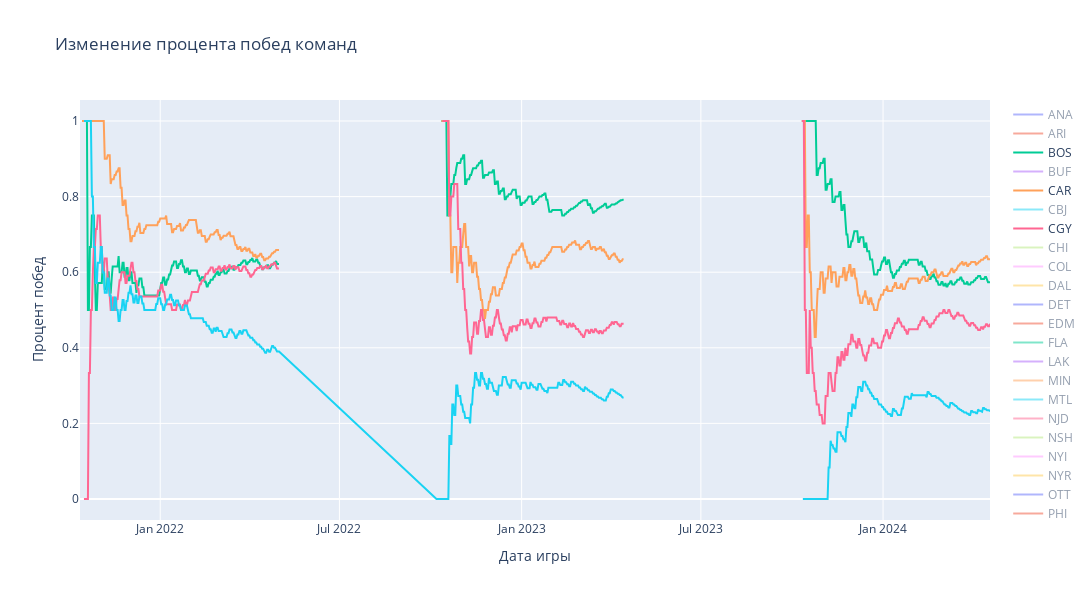

Here is the notebook cell this chart was saved with:
### Markdown cell above
**Выводы:**
* Большинство игр заканчивается с количеством голов в диапазоне от 4 до 7. 
* Данные показывают, что домашние команды (синий цвет) забивают голы чаще, чем гостевые команды (красный цвет), что может указывать на домашнее преимущество.
* Явно видна тенденция домашних команд к победе в матчах 
* Распределение показывает, что положение команды в лиге не имеет явного влияния на исход матча (победы или поражения домашней команды). Размах и медиана величины h_conference_home_sequence схожи как для побед, так и для поражений.
* Похоже, что также нет сильной зависимости между положением гостевой команды в своей конференции и исходом игры для домашней команды.

### Code cell
fig = go.Figure()

teams_stat = teams_stat.sort_values('date')

selected_season = 20212022
default_teams = ['BOS', 'SJS', 'CAR', 'CGY']
all_teams = sorted(teams_stat['team_business_id'].unique())

for team in all_teams:
    team_data = teams_stat[(teams_stat['season_id'] >= selected_season) & (teams_stat['team_business_id'] == team)]
    fig.add_trace(go.Scatter(
        x=team_data['date'],
        y=team_data['win_pctg'],
        name=team,
        visible='legendonly' if team not in default_teams else True
    ))

fig.update_layout(
    title='Изменение процента побед команд',
    xaxis_title='Дата игры',
    yaxis_title='Процент побед',
    width=1300,
    height=600
)

fig.show()

### Figure 1 — Plotly figure (JSON) as saved in the notebook; plotly's stock layout.template omitted (floating-point values rounded to 4 significant figures; data arrays with more than 128 entries replaced by an {"elided": "..."} marker saying what was removed)
{"data": [{"name": "ANA", "type": "scatter", "visible": "legendonly", "x": {"elided": "584 str values"}, "y": {"elided": "584 float values"}}, {"name": "ARI", "type": "scatter", "visible": "legendonly", "x": {"elided": "584 str values"}, "y": {"elided": "584 float values"}}, {"name": "BOS", "type": "scatter", "visible": true, "x": {"elided": "584 str values"}, "y": {"elided": "584 float values"}}, {"name": "BUF", "type": "scatter", "visible": "legendonly", "x": {"elided": "584 str values"}, "y": {"elided": "584 float values"}}, {"name": "CAR", "type": "scatter", "visible": true, "x": {"elided": "584 str values"}, "y": {"elided": "584 float values"}}, {"name": "CBJ", "type": "scatter", "visible": "legendonly", "x": {"elided": "584 str values"}, "y": {"elided": "584 float values"}}, {"name": "CGY", "type": "scatter", "visible": true, "x": {"elided": "584 str values"}, "y": {"elided": "584 float values"}}, {"name": "CHI", "type": "scatter", "visible": "legendonly", "x": {"elided": "584 str values"}, "y": {"elided": "584 float values"}}, {"name": "COL", "type": "scatter", "visible": "legendonly", "x": {"elided": "584 str values"}, "y": {"elided": "584 float values"}}, {"name": "DAL", "type": "scatter", "visible": "legendonly", "x": {"elided": "584 str values"}, "y": {"elided": "584 float values"}}, {"name": "DET", "type": "scatter", "visible": "legendonly", "x": {"elided": "584 str values"}, "y": {"elided": "584 float values"}}, {"name": "EDM", "type": "scatter", "visible": "legendonly", "x": {"elided": "584 str values"}, "y": {"elided": "584 float values"}}, {"name": "FLA", "type": "scatter", "visible": "legendonly", "x": {"elided": "584 str values"}, "y": {"elided": "584 float values"}}, {"name": "LAK", "type": "scatter", "visible": "legendonly", "x": {"elided": "584 str values"}, "y": {"elided": "584 float values"}}, {"name": "MIN", "type": "scatter", "visible": "legendonly", "x": {"elided": "584 str values"}, "y": {"elided": "584 float values"}}, {"name": "MTL", "type": "scatter", "visible": "legendonly", "x": {"elided": "584 str values"}, "y": {"elided": "584 float values"}}, {"name": "NJD", "type": "scatter", "visible": "legendonly", "x": {"elided": "584 str values"}, "y": {"elided": "584 float values"}}, {"name": "NSH", "type": "scatter", "visible": "legendonly", "x": {"elided": "584 str values"}, "y": {"elided": "584 float values"}}, {"name": "NYI", "type": "scatter", "visible": "legendonly", "x": {"elided": "584 str values"}, "y": {"elided": "584 float values"}}, {"name": "NYR", "type": "scatter", "visible": "legendonly", "x": {"elided": "584 str values"}, "y": {"elided": "584 float values"}}, {"name": "OTT", "type": "scatter", "visible": "legendonly", "x": {"elided": "584 str values"}, "y": {"elided": "584 float values"}}, {"name": "PHI", "type": "scatter", "visible": "legendonly", "x": {"elided": "584 str values"}, "y": {"elided": "584 float values"}}, {"name": "PHX", "type": "scatter", "visible": "legendonly", "x": [], "y": []}, {"name": "PIT", "type": "scatter", "visible": "legendonly", "x": {"elided": "584 str values"}, "y": {"elided": "584 float values"}}, {"name": "SEA", "type": "scatter", "visible": "legendonly", "x": {"elided": "584 str values"}, "y": {"elided": "584 float values"}}, {"name": "SJS", "type": "scatter", "visible": true, "x": {"elided": "584 str values"}, "y": {"elided": "584 float values"}}, {"name": "STL", "type": "scatter", "visible": "legendonly", "x": {"elided": "584 str values"}, "y": {"elided": "584 float values"}}, {"name": "TBL", "type": "scatter", "visible": "legendonly", "x": {"elided": "584 str values"}, "y": {"elided": "584 float values"}}, {"name": "TOR", "type": "scatter", "visible": "legendonly", "x": {"elided": "584 str values"}, "y": {"elided": "584 float values"}}, {"name": "VAN", "type": "scatter", "visible": "legendonly", "x": {"elided": "584 str values"}, "y": {"elided": "584 float values"}}, {"name": "VGK", "type": "scatter", "visible": "legendonly", "x": {"elided": "584 str values"}, "y": {"elided": "584 float values"}}, {"name": "WPG", "type": "scatter", "visible": "legendonly", "x": {"elided": "584 str values"}, "y": {"elided": "584 float values"}}, {"name": "WSH", "type": "scatter", "visible": "legendonly", "x": {"elided": "584 str values"}, "y": {"elided": "584 float values"}}], "layout": {"height": 600, "title": {"text": "Изменение процента побед команд"}, "width": 1300, "xaxis": {"title": {"text": "Дата игры"}}, "yaxis": {"title": {"text": "Процент побед"}}}}
